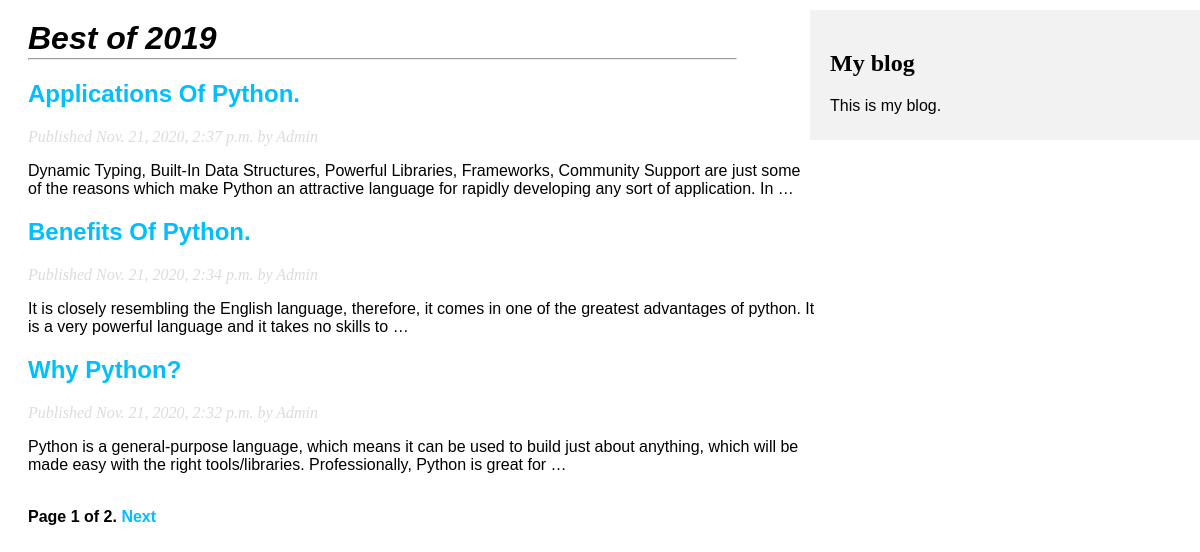
Screenshot of /blog/ with the database file from the repository.
### blog/models.py (models this page shows, shortened)
class Post(models.Model):
    STATUS_CHOICES	=	(('draft','Draft'),('published','Published'),)
    title = models.CharField(max_length=250)
    slug = models.SlugField(max_length=250,unique_for_date='publish')
    author = models.ForeignKey(User,on_delete=models.CASCADE,related_name='blog_posts')
    body = models.TextField()
    publish = models.DateTimeField(default=timezone.now)
    created = models.DateTimeField(auto_now_add=True)
    updated = models.DateTimeField(auto_now=True)
    status = models.CharField(max_length=10,	choices=STATUS_CHOICES,	default='draft')
    objects = models.Manager()  #The defaultmanager.
    published = PublishedManager()	#Our custom	manager.
    def get_absolute_url(self):
        return reverse('blog:post_detail',args=[self.publish.year,self.publish.month,self.publish.day, self.slug])
    class Meta:
        ordering = ('-publish',)

### blog/views.py (the view)
# urls.py: path('', views.PostListView.as_view(), name='post_list'),
class PostListView(ListView):
    queryset = Post.published.all()
    context_object_name = 'posts'
    paginate_by = 3
    template_name = 'list.html'

### blog/templates/list.html (shortened to what this page needs)
{% extends "base.html" %}
{% block content %}
    <h1 class="main_head">Best of 2019</h1>
    <hr id="hr">
    {% for	post in	posts %}
    <h2>
        <a	class="post_title" href="{{post.get_absolute_url}}">
            {{post.title}}
        </a>
    </h2>
    <p	class="date">
        Published {{post.publish}} by {{post.author}}
    </p>
        {{post.body|truncatewords:30|linebreaks}}
    {% endfor %}
    <br>
    {%	include	"pagination.html"	with	page=page_obj	%}
{% endblock	%}

### blog/templates/base.html (shortened to what this page needs)
{% load	static %}
<html>
<head>
    <link href ="{%	 static 'blog.css' %}" rel="stylesheet">
</head>
<body>
    <div id="content">
        {%	block content %}
        {%	endblock %}
    </div>
    <div id="sidebar">
        <h2 class="side_head">My blog</h2>
        <p class="side_content">This is my blog.</p>
    </div>
</body>
</html>

### blog/templates/pagination.html (shortened to what this page needs)
<div class="pagination">
    <span	class="step-links">
        <span class="current">
            Page {{	page.number	}} of {{page.paginator.num_pages}}.
        </span>
        {%	if	page.has_next	%}
        <a	href="?page={{page.next_page_number}}">Next</a>
        {%	endif	%}
    </span>
</div>

### blog/static/blog.css (style rules this page uses)
.main_head { font-style:italic; font-family: sans-serif; margin-top: 20px; }
#sidebar { background-color: #F2F2F2; display: inline-block; position: fixed; right:0; top:10; float: right; box-sizing: border-box; padding: 20px; width: 400; height: 130px; text-align: justify; margin-right: -10px; }
#hr { margin-inline-end: 80px; margin-top: -20px; }
.post_title { text-decoration:none; color: #00BFFF; }
.date { color: gainsboro; font-style: italic; font-family: auto; }
#content { font-family: sans-serif; box-sizing:border-box; width:70%; padding:0px 20px; }
.side_content { font-family: sans-serif; }
.pagination { font-weight:bold; }
.pagination a { text-decoration:none; color:#00BFFF; style:bold; }

### rows the page displays
Post: title "Applications Of Python.", publish "Nov. 21, 2020, 2:37 p.m.", author "Admin", body "Dynamic Typing, Built-In Data Structures, Powerful Libraries, Frameworks, Community Support are just some of the reasons which make Python an attractive language for rapidly developing any sort of application. In …"
Post: title "Benefits Of Python.", publish "Nov. 21, 2020, 2:34 p.m.", author "Admin", body "It is closely resembling the English language, therefore, it comes in one of the greatest advantages of python. It is a very powerful language and it takes no skills to …"
Post: title "Why Python?", publish "Nov. 21, 2020, 2:32 p.m.", author "Admin", body "Python is a general-purpose language, which means it can be used to build just about anything, which will be made easy with the right tools/libraries. Professionally, Python is great for …"

### other values shown
{{ page.number }} "1"
{{ page.paginator.num_pages }} "2"
